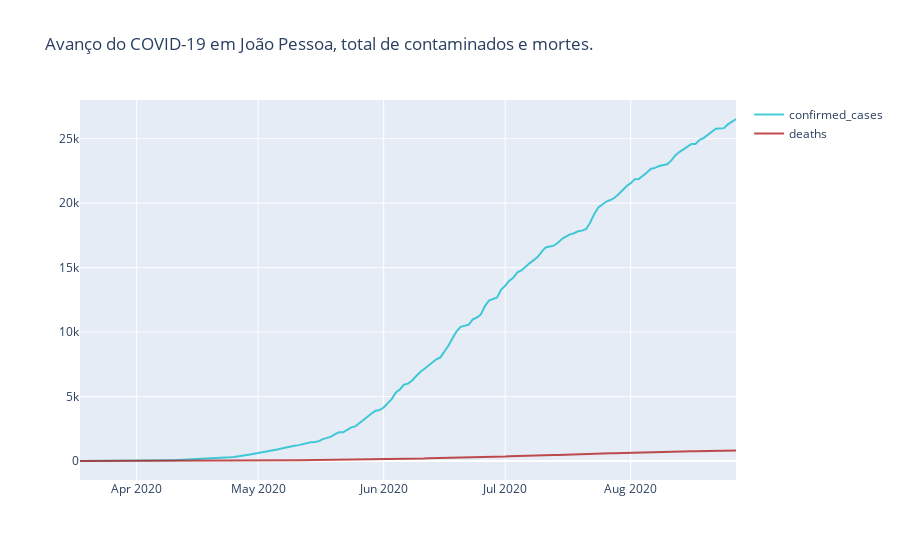

Here is the notebook cell this chart was saved with:
### Markdown cell above
### Número de contaminados e de óbitos por Covid-19 em João Pessoa
 - Clique no botão *"compare data on hover"* na parte superior do gráfico abaixo para analisar as variáveis simultaneamente

### Code cell
trace_cont = go.Scatter(
             x= df_jp.index,
             y=df_jp.confirmed_cases,
             name = 'confirmed_cases',
             line = dict(color='#17BECF'),
             opacity = 0.8
)


trace_death= go.Scatter(
             x= df_jp.index,
             y=df_jp.deaths,
             name = 'deaths',
             line = dict(color='#B22222'),
             opacity = 0.8
                      )




data = [trace_cont,trace_death]

layout = dict (
          title = 'Avanço do COVID-19 em João Pessoa, total de contaminados e mortes. '
               )
fig = dict (data=data,layout=layout)

iplot(fig, filename = 'dados_covid')

### Figure 1 — Plotly figure (JSON) as saved in the notebook; plotly's stock layout.template omitted (floating-point values rounded to 4 significant figures; data arrays with more than 128 entries replaced by an {"elided": "..."} marker saying what was removed)
{"data": [{"line": {"color": "#17BECF"}, "name": "confirmed_cases", "opacity": 0.8, "type": "scatter", "x": {"elided": "165 str values"}, "y": {"elided": "165 int values"}}, {"line": {"color": "#B22222"}, "name": "deaths", "opacity": 0.8, "type": "scatter", "x": {"elided": "165 str values"}, "y": {"elided": "165 int values"}}], "layout": {"title": {"text": "Avanço do COVID-19 em João Pessoa, total de contaminados e mortes. "}}}
